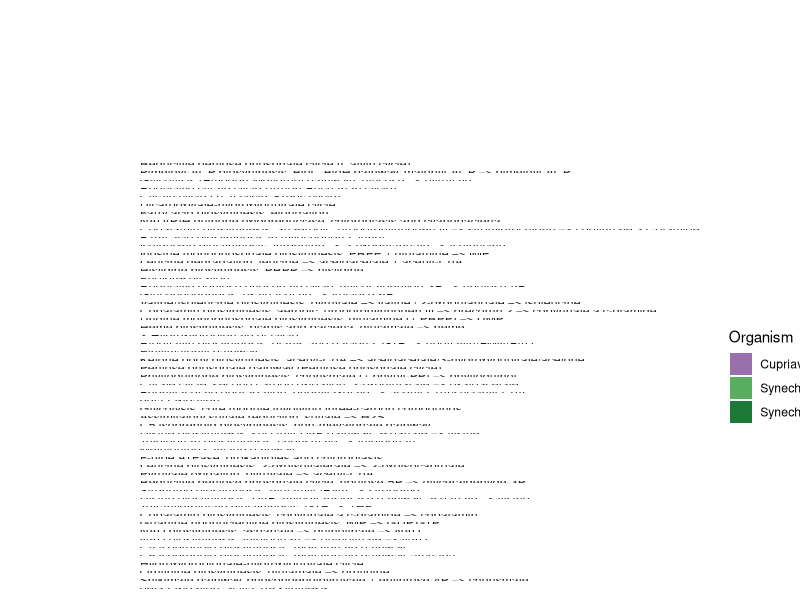

Reproduce this figure in R.
library(tidyverse)
options(width=110)

# Load data
kegg_uniprot = read_tsv("data/KEGGgene_uniprot_organism.tab")
kegg_modules = read_tsv("data/KEGGgene_module_organism.tab")
orthologs = read_tsv(
  "data/uniprot_eggNOG.tab",
  col_names = c("UniProt_entry", "Ortholog")
)
eggnog_category_descriptions = read_tsv(
  "data/ortholog_category_descriptions.tab"
)
module_description = read_tsv(
  "data/module_description.tab", col_names=c("Module", "Description")
)
eggnog_annotations = read_tsv("data/eggNOG_annotations.tab")

# Define organisms and colors
organisms = c("Hydrogenophaga", "Cupriavidus", "Synechococcus", "Synechocystis")
organcols = c("#762a83", "#9970ab","#5aae61","#1b7837")
names(organcols) = organisms

# Determine eggNOG annotations
eggnog_annotations_unique = eggnog_annotations %>%
  # Select relevant data
  select(Ortholog, Version, Category) %>%
  # Split multiple categories between each character
  mutate(Category = str_split(Category, "")) %>%
  # Unnest categories per ortholog into rows
  unnest(cols="Category") %>%
  # Add missing version string to non-COG orthologs
  mutate(
    Ortholog = ifelse(
      str_starts(Ortholog, "COG"),
      Ortholog,
      ifelse(
        Version == 4.1,
        paste("ENOG41", Ortholog, sep=""),
        paste("ENOG50", Ortholog, sep="")
      )
    )
  ) %>%
  # Remove version and make rows unique
  select(-Version) %>%
  distinct()

# Combine
module_category = kegg_uniprot %>%
  inner_join(kegg_modules) %>%
  mutate(UniProt_entry = str_remove(UniProt, "up:")) %>%
  separate(Module, c(NA, "Module"), "_") %>%
  inner_join(orthologs) %>%
  inner_join(eggnog_annotations_unique) %>%
  inner_join(eggnog_category_descriptions) %>%
  mutate(Label = paste("[", Category, "] ", Short_description, sep="")) %>%
  rename(Ortholog_description = Label) %>%
  select(-Description) %>%
  inner_join(
    module_description %>% mutate(Module = str_remove(Module, "md:"))
  ) %>%
  rename(Module_description = Description) %>%
  group_by(Ortholog_description, Module_description, Organism) %>%
  summarise(Orthologs = length(Ortholog)) %>%
  ungroup() %>%
  complete(
    Ortholog_description, Module_description, Organism,
    fill = list(Orthologs = 0)
  ) %>%
  mutate(Organism = factor(Organism, levels=organisms))

# Filter to top 50 modules
wanted_modules = module_category %>%
  group_by(Module_description) %>%
  summarise(Orthologs = sum(Orthologs)) %>%
  top_n(50, Orthologs) %>%
  arrange(-Orthologs) %>%
  pull(Module_description)

module_category = module_category %>%
  filter(Module_description %in% wanted_modules) %>%
  mutate(Module_description = factor(Module_description, levels=wanted_modules))

# Plot it
gp = ggplot(
  module_category,
  aes(x=Organism, y=Orthologs, group=Organism, fill=Organism)
)
gp = gp + geom_col(position=position_dodge())
gp = gp + facet_grid(Module_description~Ortholog_description, scales="free_y")
gp = gp + scale_fill_manual(values=organcols)
gp = gp + theme_bw()
gp = gp + theme(
  strip.background = element_blank(),
  axis.text = element_text(color="black"),
  axis.ticks = element_line(color="black"),
  strip.text.y = element_text(angle=0, hjust=0, vjust=0.5),
  strip.text.x = element_text(angle=90, hjust=0, vjust=0.5),
  axis.text.x = element_blank(),
  axis.title.x = element_blank(),
  axis.ticks.x = element_blank(),
  panel.grid = element_blank()
)

ggsave("results/category_module_overlap.pdf", gp, w=18, h=28)
